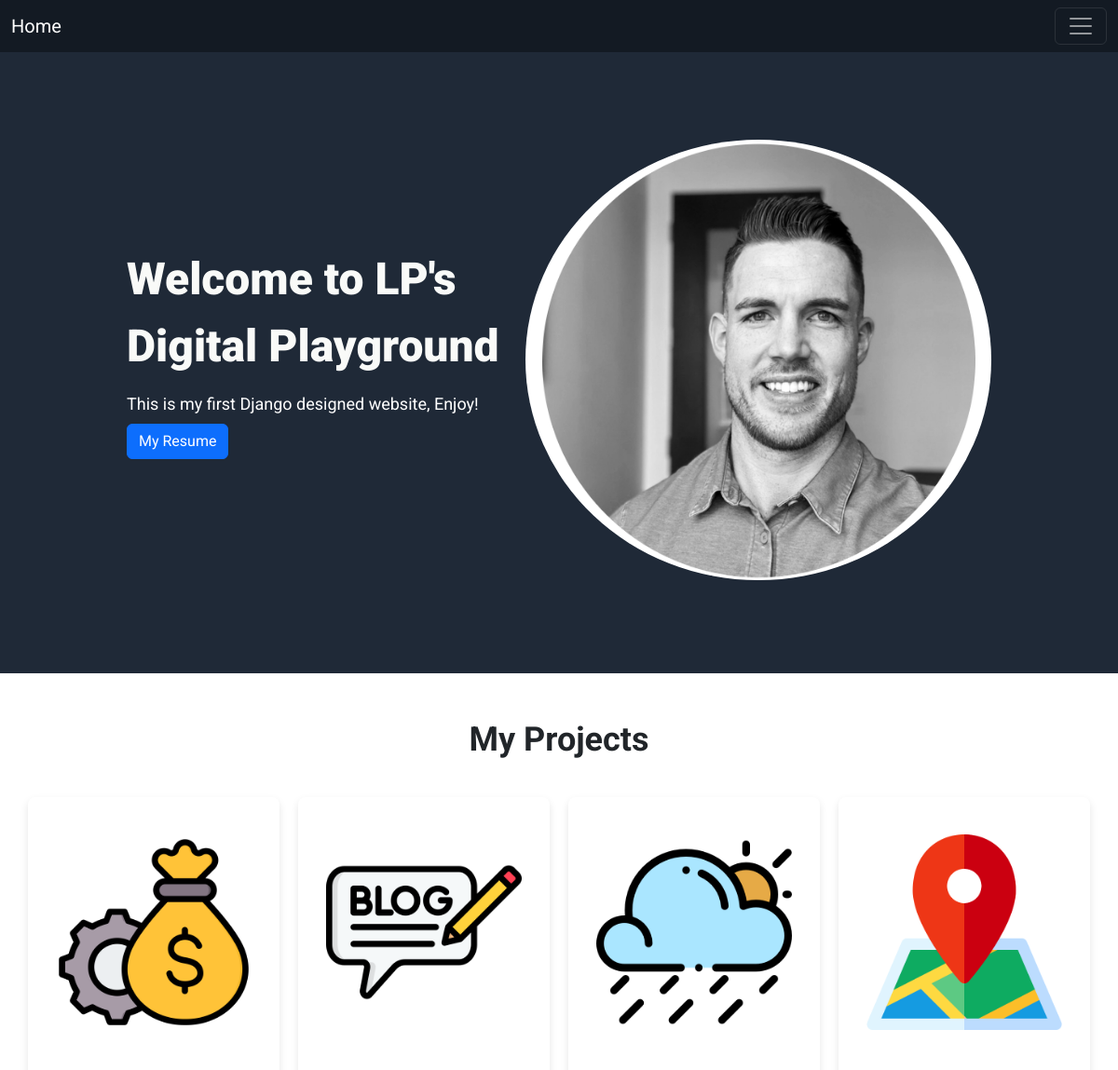
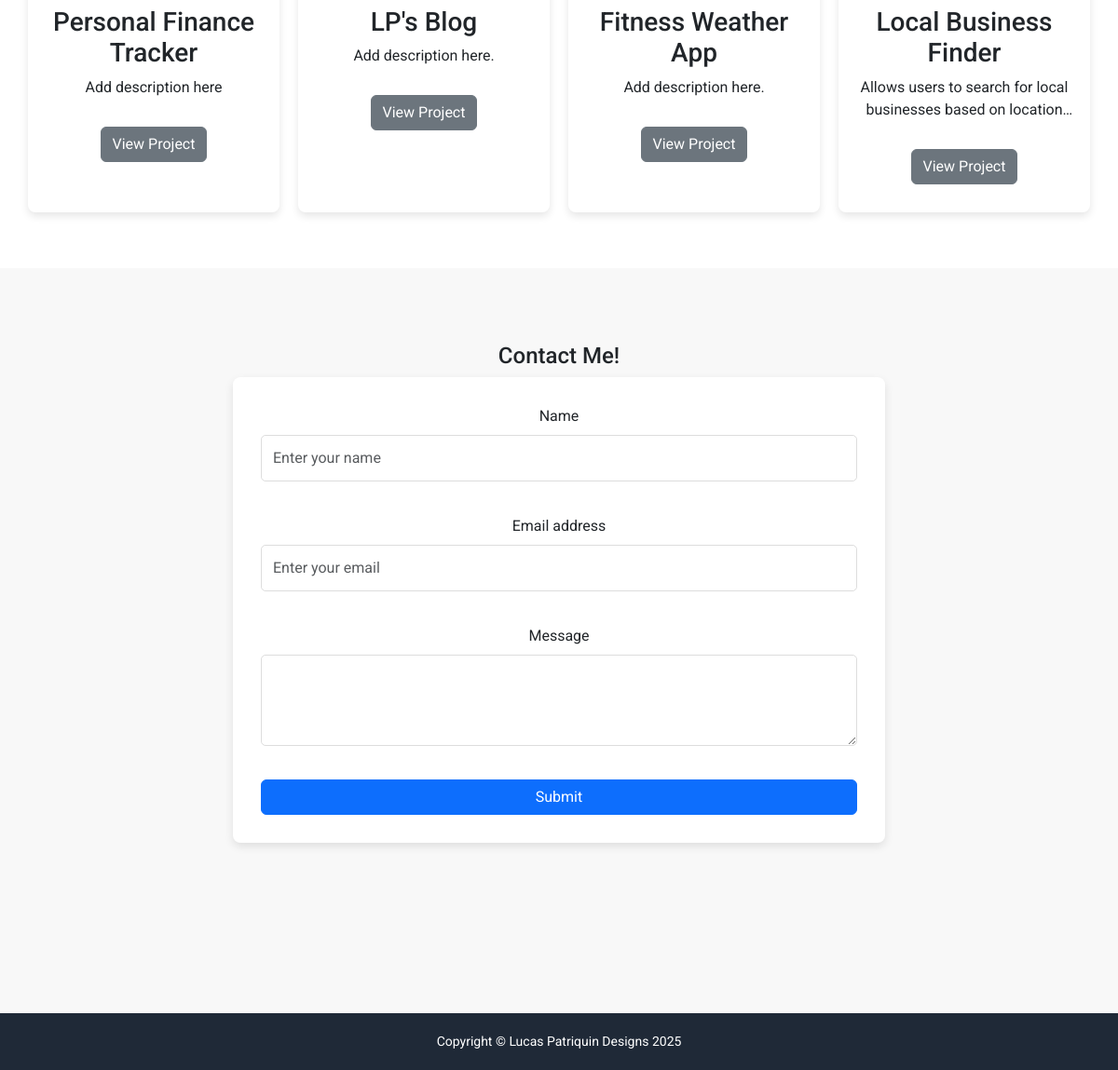
The page / on the database its author committed (2 pictures, top to bottom).
### portfolio/models.py (models this page shows, shortened)
class Project(models.Model):
    title = models.CharField(max_length=200)
    description = models.TextField()
    image = models.ImageField(upload_to='project_images/', blank=True, null=True)
    link = models.URLField(blank=True, null=True)
    TYPES = (
        ('FINANCE', 'Fiinance Tracker'),
        ('BLOG', 'Personal Blog'),
        ('FIT_WEATHER', 'Weather App'),
        ('BUSINESS_FINDER', 'Business Finder'),
        ('OTHER', 'Other')
        )
    type = models.CharField(max_length=50,
                  choices=TYPES,
                  default="OTHER")

### portfolio/views.py (the view)
# urls.py: path('', views.finance_tracker_home, name='home'),
def home(request):
    projects = Project.objects.all() # Get all prpjects from database
    return render(request, 'portfolio/index.html', {'projects': projects}) # Renders the index.html template and pass the projects to the template

### portfolio/templates/portfolio/index.html (shortened to what this page needs)
{% extends 'portfolio/base.html' %} {% load static %}  {% block content %}
<header id="home" class="hero-banner">
  <div class="hb-left">
    <div class="website-title">Welcome to LP's Digital Playground</div>
    <div class="title-subtext">
      This is my first Django designed website, Enjoy!
      <button type="button" class="btn btn-primary mt-2">My Resume</button>
    </div>
  </div>
  <div class="hb-right">
    <img
      src="{% static 'portfolio/images/lucas_portrait.png' %}"
      alt="Lucas Patriquin Headshot"
    />
  </div>
</header>
<section id="projects" class="project-banner">
  <div class="pb-title"><h2>My Projects</h2></div>
  <div class="project-list">
    {% if projects %} {% for project in projects %}
    <div class="project-card">
      {% if project.image %}
      <img
        src="{{ project.image.url }}"
        alt="{{ project.title }}"
        class="project-image"
      />
      {% endif %}
      <div class="project-info">
        <h3>{{ project.title }}</h3>
        <p>{{ project.description }}</p>
        <button type="button" class="btn btn-secondary" onclick="window.location.href='{% url 'portfolio:project_redirect' pk=project.pk %}';">View Project</button>
      </div>
    </div>
    {% endfor %} {% else %}
    <p>No projects added yet.</p>
    {% endif %}
  </div>
</section>
<section id="contact-me" class="contact-banner">
  <h4>Contact Me!</h4>
  <form>
    <div class="mb-3">
      <label for="name" class="form-label">Name</label>
      <input
        type="text"
        class="form-control"
        id="name"
        placeholder="Enter your name"
      />
    </div>
    <div class="mb-3">
      <label for="email" class="form-label">Email address</label>
      <input
        type="email"
        class="form-control"
        id="email"
        placeholder="Enter your email"
      />
    </div>
    <div class="mb-3">
      <label for="message" class="form-label">Message</label>
      <textarea class="form-control" id="message" rows="3"></textarea>
    </div>
    <button type="submit" class="btn btn-primary">Submit</button>
  </form>
</section>
{% endblock %}

### portfolio/templates/portfolio/base.html (shortened to what this page needs)
{% load static %}
<!DOCTYPE html>
<html lang="en">
  <head>
      <link href="https://cdn.jsdelivr.net/npm/bootstrap@5.3.3/dist/css/bootstrap.min.css" rel="stylesheet">
      <link rel="stylesheet" href="{% static 'css/main.css' %}" />
  </head>
  <body>
        {% block nav_bar %}
            {% include 'portfolio/nav_bar.html' %}
        {% endblock %}
        {% block content %}
        {% endblock %}
        {% block footer %}
            {% include 'portfolio/footer.html' %}
        {% endblock %}
  </body>
</html>

### portfolio/templates/portfolio/nav_bar.html (shortened to what this page needs)
<nav
  class="navbar fixed-top"
  style="background-color: #131a23"
  data-bs-theme="dark"
>
  <div class="container-fluid">
    <a class="navbar-brand text-white" href="{% url 'portfolio:home' %}"
      >Home</a
    >
    <button
      class="navbar-toggler"
      type="button"
      data-bs-toggle="collapse"
      data-bs-target="#navbarNav"
      aria-controls="navbarNav"
      aria-expanded="false"
      aria-label="Toggle navigation"
    >
      <span class="navbar-toggler-icon"></span>
    </button>
  </div>
</nav>

### portfolio/templates/portfolio/footer.html
    <footer class="footer" aria-label="Footer">
      <p>Copyright © Lucas Patriquin Designs 2025</p>
    </footer>

### static/css/main.css (style rules this page uses)
* { box-sizing: border-box; }
body { display: flex; flex-direction: column; margin: 0; font-family: 'Roboto', sans-serif; min-height: 100vh; padding-top: 50px; }
.hero-banner { display: flex; background-color: #1f2937; justify-content: space-between; align-items: center; min-height: 75vh; padding: 100px 20px; color: white; }
.hb-left { flex: 1; margin-left: 10%; }
.hb-right { flex: 1; display: flex; justify-content: center; align-items: center; margin-right: 10%; }
.hb-right img { max-width: 500px; border-radius: 50%; }
.website-title { font-size: 48px; color: #f9faf8; font-weight: 900; }
.title-subtext { font-size: 18px; margin: 12px 0 16px 0; }
.hero-banner button { display: flex; }
.project-banner { min-height: 75vh; text-align: center; padding: 50px 20px; }
.pb-title h2 { font-size: 36px; font-weight: bolder; margin-bottom: 30px; }
.project-list { display: flex; flex-direction: row; justify-content: space-around; }
.project-card { display: flex; flex-direction: column; width: calc(25% - 20px); min-height: 350px; margin: 10px; padding-top: 10px; padding-bottom: 10px; border-radius: 8px; overflow: hidden; box-shadow: 0 4px 8px rgba(0, 0, 0, 0.1); transition: transform 0.3s ease, box-shadow 0.3s ease; }
.project-card img { max-width: 100%; padding: 30px; margin: auto; height: auto; object-fit: cover; flex-shrink: 0; }
.project-card .project-info { padding: 20px; flex-grow: 1; }
.project-card p { margin-bottom: 30px; overflow: hidden; text-overflow: ellipsis; display: -webkit-box; -webkit-line-clamp: 2; -webkit-box-orient: vertical; line-clamp: 2; }
.contact-banner { padding: 80px 20px; text-align: center; background-color: #f8f8f8; height: 100vh; }
.contact-banner form { display: flex; flex-direction: column; max-width: 700px; margin: 0 auto; padding: 30px; background-color: white; border-radius: 8px; box-shadow: 0 4px 10px rgba(0, 0, 0, 0.1); }
.contact-banner input, .contact-banner textarea { padding: 12px; margin-bottom: 20px; border: 1px solid #ddd; border-radius: 5px; font-size: 16px; transition: border-color 0.3s ease; }
.footer { background-color: #1f2937; color: white; text-align: center; padding: 20px; margin-top: auto; font-size: 14px; }
.footer p { margin: 0; }

### rows shown on the page
Project: image (picture), title "Personal Finance Tracker", description "Add description here"
Project: image (picture), title "LP's Blog", description "Add description here."
Project: image (picture), title "Fitness Weather App", description "Add description here."
Project: image (picture), title "Local Business Finder", description "Allows users to search for local businesses based on…"
